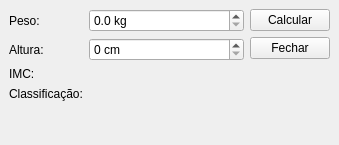
<?xml version="1.0" encoding="UTF-8"?>
<ui version="4.0">
 <class>MainWindow</class>
 <widget class="QMainWindow" name="MainWindow">
  <property name="geometry">
   <rect>
    <x>0</x>
    <y>0</y>
    <width>339</width>
    <height>145</height>
   </rect>
  </property>
  <property name="minimumSize">
   <size>
    <width>339</width>
    <height>145</height>
   </size>
  </property>
  <property name="maximumSize">
   <size>
    <width>339</width>
    <height>145</height>
   </size>
  </property>
  <property name="windowTitle">
   <string>Calculadora de IMC</string>
  </property>
  <widget class="QWidget" name="centralwidget">
   <layout class="QHBoxLayout" name="horizontalLayout">
    <item>
     <layout class="QVBoxLayout" name="verticalLayout_3">
      <item>
       <layout class="QFormLayout" name="formLayout">
        <item row="1" column="0">
         <widget class="QLabel" name="pesoLabel">
          <property name="text">
           <string>Peso:</string>
          </property>
         </widget>
        </item>
        <item row="1" column="1">
         <widget class="QDoubleSpinBox" name="pesoDoubleSpinBox">
          <property name="prefix">
           <string/>
          </property>
          <property name="suffix">
           <string> kg</string>
          </property>
          <property name="decimals">
           <number>1</number>
          </property>
          <property name="maximum">
           <double>500.000000000000000</double>
          </property>
          <property name="singleStep">
           <double>0.100000000000000</double>
          </property>
         </widget>
        </item>
        <item row="2" column="0">
         <widget class="QLabel" name="alturaLabel">
          <property name="text">
           <string>Altura:</string>
          </property>
         </widget>
        </item>
        <item row="2" column="1">
         <widget class="QSpinBox" name="alturaSpinBox">
          <property name="suffix">
           <string> cm</string>
          </property>
          <property name="maximum">
           <number>300</number>
          </property>
         </widget>
        </item>
        <item row="3" column="0">
         <widget class="QLabel" name="IMCLabel">
          <property name="text">
           <string>IMC:</string>
          </property>
         </widget>
        </item>
        <item row="3" column="1">
         <widget class="QLabel" name="IMCOutputLabel">
          <property name="text">
           <string/>
          </property>
         </widget>
        </item>
        <item row="4" column="0">
         <widget class="QLabel" name="classificacaoLabel">
          <property name="text">
           <string>Classificação:</string>
          </property>
         </widget>
        </item>
        <item row="4" column="1">
         <widget class="QLabel" name="classificacaoOutputlabel">
          <property name="text">
           <string/>
          </property>
         </widget>
        </item>
       </layout>
      </item>
      <item>
       <spacer name="horizontalSpacer">
        <property name="orientation">
         <enum>Qt::Horizontal</enum>
        </property>
        <property name="sizeHint" stdset="0">
         <size>
          <width>40</width>
          <height>1</height>
         </size>
        </property>
       </spacer>
      </item>
     </layout>
    </item>
    <item>
     <layout class="QVBoxLayout" name="verticalLayout">
      <property name="sizeConstraint">
       <enum>QLayout::SetFixedSize</enum>
      </property>
      <item>
       <widget class="QPushButton" name="calcularPushButton">
        <property name="text">
         <string>Calcular</string>
        </property>
       </widget>
      </item>
      <item>
       <widget class="QPushButton" name="fecharPushButton">
        <property name="text">
         <string>Fechar</string>
        </property>
       </widget>
      </item>
      <item>
       <spacer name="verticalSpacer">
        <property name="orientation">
         <enum>Qt::Vertical</enum>
        </property>
        <property name="sizeHint" stdset="0">
         <size>
          <width>20</width>
          <height>40</height>
         </size>
        </property>
       </spacer>
      </item>
     </layout>
    </item>
   </layout>
  </widget>
 </widget>
 <resources/>
 <connections>
  <connection>
   <sender>fecharPushButton</sender>
   <signal>clicked()</signal>
   <receiver>MainWindow</receiver>
   <slot>close()</slot>
   <hints>
    <hint type="sourcelabel">
     <x>280</x>
     <y>54</y>
    </hint>
    <hint type="destinationlabel">
     <x>169</x>
     <y>89</y>
    </hint>
   </hints>
  </connection>
 </connections>
</ui>
